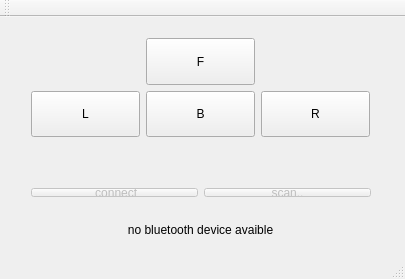
<?xml version="1.0" encoding="UTF-8"?>
<ui version="4.0">
 <class>Gui</class>
 <widget class="QMainWindow" name="Gui">
  <property name="geometry">
   <rect>
    <x>0</x>
    <y>0</y>
    <width>405</width>
    <height>279</height>
   </rect>
  </property>
  <property name="windowTitle">
   <string>Control Center</string>
  </property>
  <widget class="QWidget" name="centralWidget">
   <widget class="QWidget" name="gridLayoutWidget">
    <property name="geometry">
     <rect>
      <x>20</x>
      <y>10</y>
      <width>361</width>
      <height>121</height>
     </rect>
    </property>
    <layout class="QGridLayout" name="button_gridLayout">
     <item row="1" column="2">
      <widget class="QPushButton" name="pushButton_right">
       <property name="sizePolicy">
        <sizepolicy hsizetype="Minimum" vsizetype="Minimum">
         <horstretch>0</horstretch>
         <verstretch>0</verstretch>
        </sizepolicy>
       </property>
       <property name="text">
        <string>R</string>
       </property>
      </widget>
     </item>
     <item row="0" column="1">
      <widget class="QPushButton" name="pushButton_forward">
       <property name="sizePolicy">
        <sizepolicy hsizetype="Minimum" vsizetype="Minimum">
         <horstretch>0</horstretch>
         <verstretch>0</verstretch>
        </sizepolicy>
       </property>
       <property name="text">
        <string>F</string>
       </property>
      </widget>
     </item>
     <item row="1" column="0">
      <widget class="QPushButton" name="pushButton_left">
       <property name="sizePolicy">
        <sizepolicy hsizetype="Minimum" vsizetype="Minimum">
         <horstretch>0</horstretch>
         <verstretch>0</verstretch>
        </sizepolicy>
       </property>
       <property name="text">
        <string>L</string>
       </property>
      </widget>
     </item>
     <item row="1" column="1">
      <widget class="QPushButton" name="pushButton_backward">
       <property name="sizePolicy">
        <sizepolicy hsizetype="Minimum" vsizetype="Minimum">
         <horstretch>0</horstretch>
         <verstretch>0</verstretch>
        </sizepolicy>
       </property>
       <property name="text">
        <string>B</string>
       </property>
      </widget>
     </item>
    </layout>
   </widget>
   <widget class="QWidget" name="gridLayoutWidget_2">
    <property name="geometry">
     <rect>
      <x>20</x>
      <y>160</y>
      <width>362</width>
      <height>31</height>
     </rect>
    </property>
    <layout class="QGridLayout" name="gridLayout">
     <item row="0" column="1">
      <widget class="QPushButton" name="pushButton_scan">
       <property name="enabled">
        <bool>false</bool>
       </property>
       <property name="text">
        <string>scan..</string>
       </property>
      </widget>
     </item>
     <item row="0" column="0">
      <widget class="QPushButton" name="pushButton_connect">
       <property name="enabled">
        <bool>false</bool>
       </property>
       <property name="text">
        <string> connect</string>
       </property>
      </widget>
     </item>
    </layout>
   </widget>
   <widget class="QLabel" name="label_bt_status">
    <property name="enabled">
     <bool>true</bool>
    </property>
    <property name="geometry">
     <rect>
      <x>20</x>
      <y>200</y>
      <width>361</width>
      <height>26</height>
     </rect>
    </property>
    <property name="layoutDirection">
     <enum>Qt::LeftToRight</enum>
    </property>
    <property name="text">
     <string>no bluetooth device avaible</string>
    </property>
    <property name="alignment">
     <set>Qt::AlignCenter</set>
    </property>
   </widget>
   <zorder>gridLayoutWidget</zorder>
   <zorder>gridLayoutWidget</zorder>
   <zorder>gridLayoutWidget_2</zorder>
   <zorder>label_bt_status</zorder>
  </widget>
  <widget class="QMenuBar" name="menuBar">
   <property name="geometry">
    <rect>
     <x>0</x>
     <y>0</y>
     <width>405</width>
     <height>23</height>
    </rect>
   </property>
  </widget>
  <widget class="QToolBar" name="mainToolBar">
   <attribute name="toolBarArea">
    <enum>TopToolBarArea</enum>
   </attribute>
   <attribute name="toolBarBreak">
    <bool>false</bool>
   </attribute>
  </widget>
  <widget class="QStatusBar" name="statusBar"/>
 </widget>
 <layoutdefault spacing="6" margin="11"/>
 <resources/>
 <connections/>
</ui>
